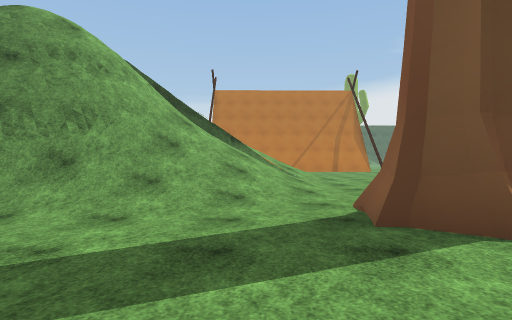
view 1 (above)

24 first-person views from a walk through a 3-D level made in the Unity game engine. The camera is 1.3 m above the floor, looks level and sees 75° across. The floor is counted in squares, 2 m on a side. Each view is taken from the middle of a square. On the plan, view 1 faces up. The plan holds only what a view shows up to about 10 squares ahead; the rest is blank. The place goes on beyond the plan. The player is left out. Some surface patterns are stand-ins.

view 2
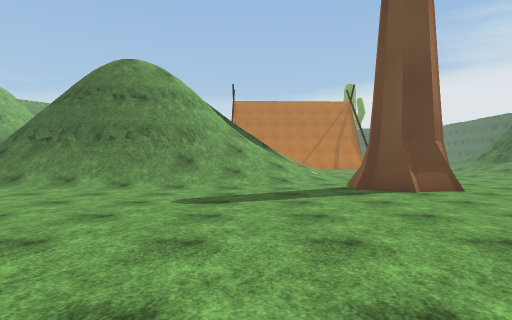

view 3
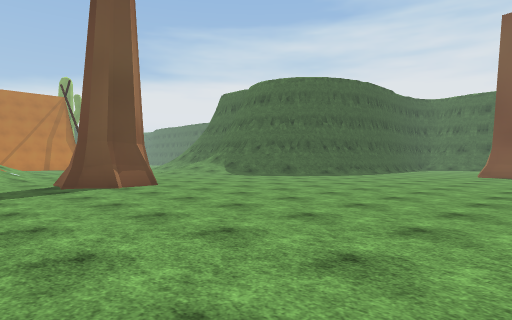

view 4
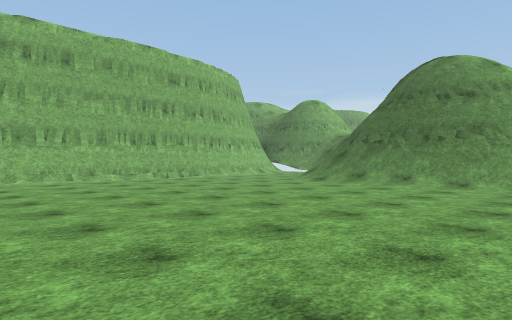

view 5
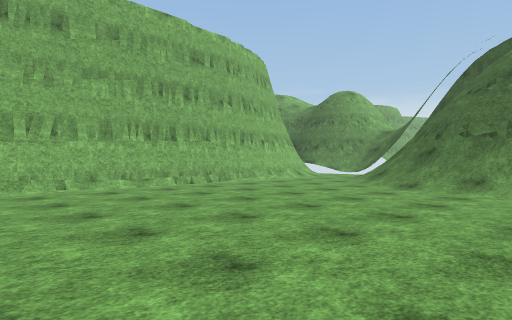

view 6
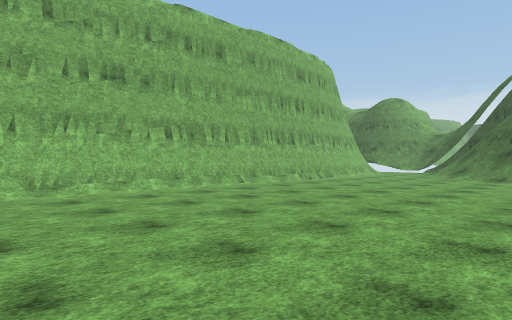

view 7
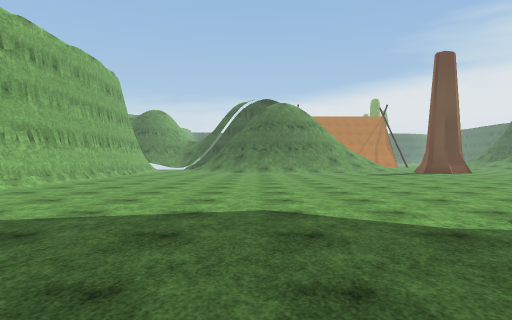

view 8
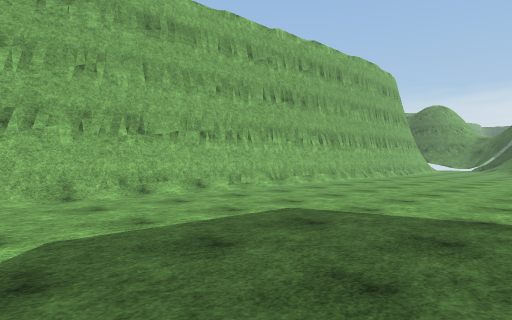

view 9
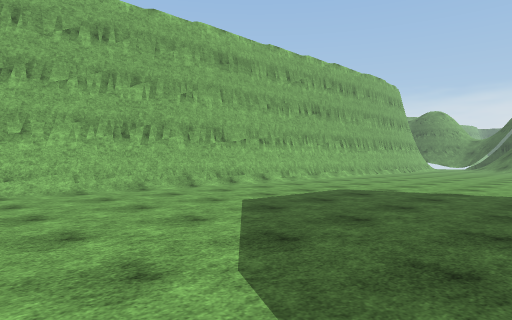

view 10
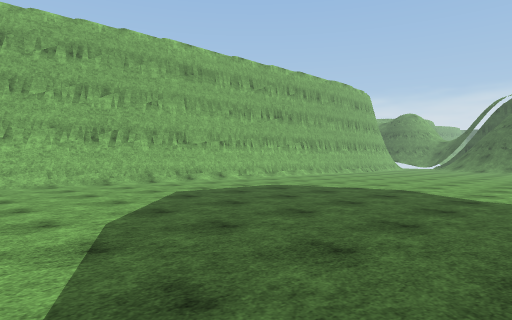

view 11
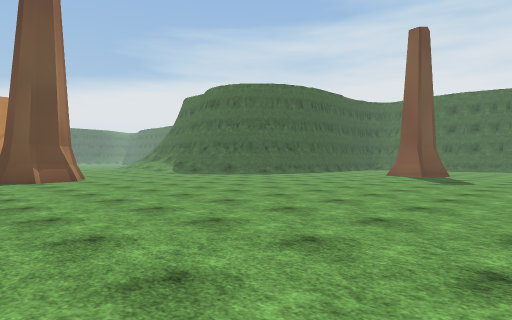

view 12
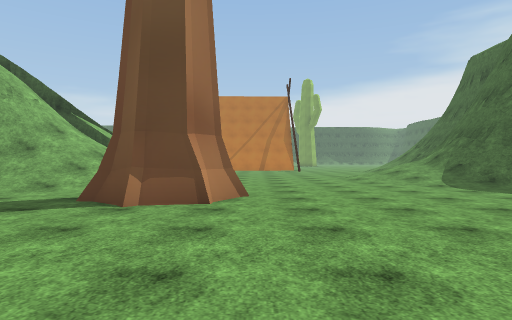

view 13
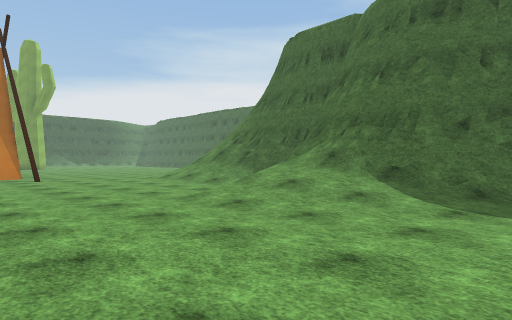

view 14
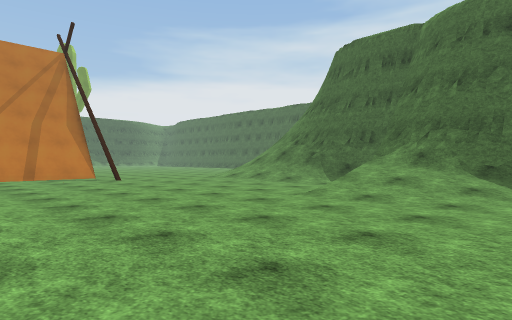

view 15
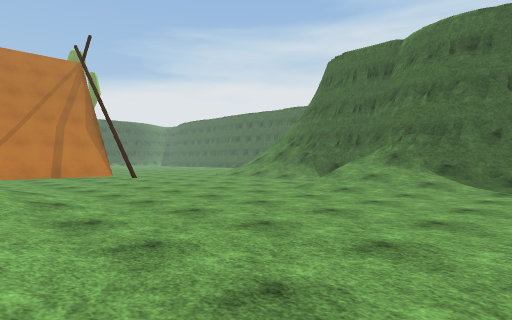

view 16
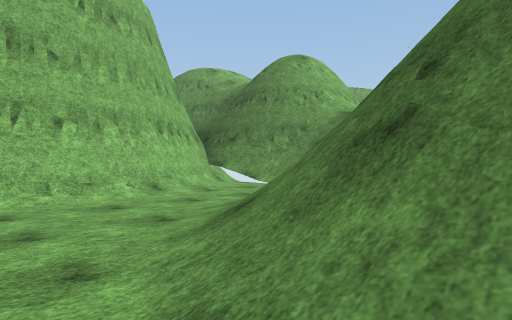

view 17
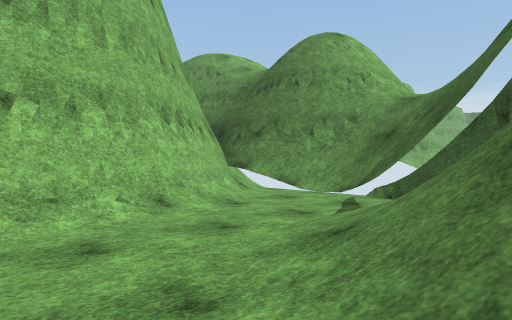

view 18
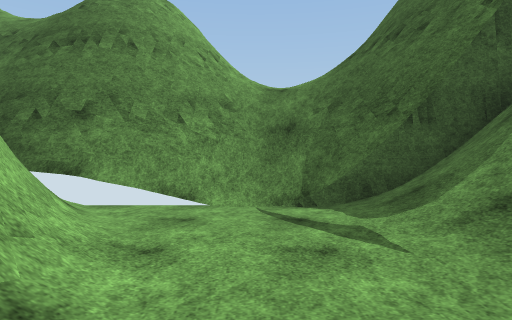

view 19
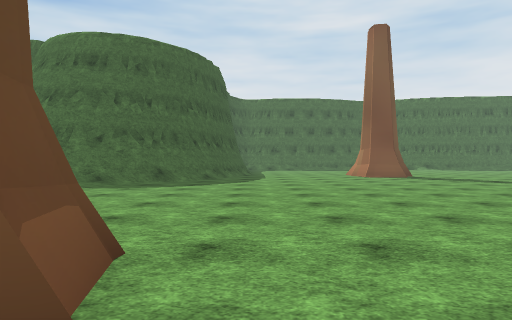

view 20
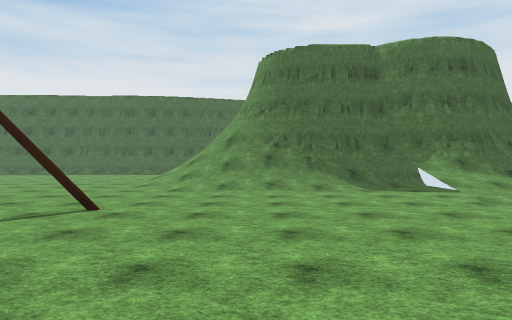

view 21
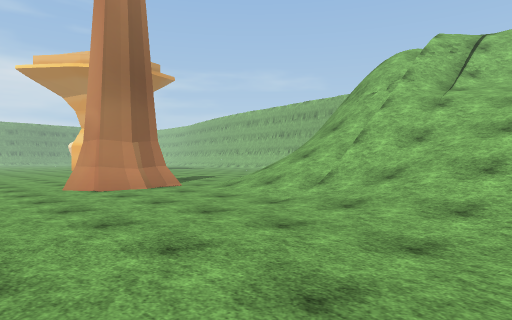

view 22
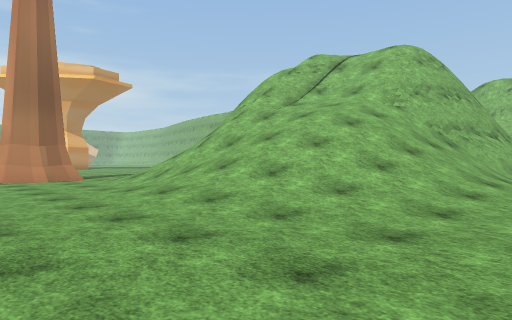

view 23
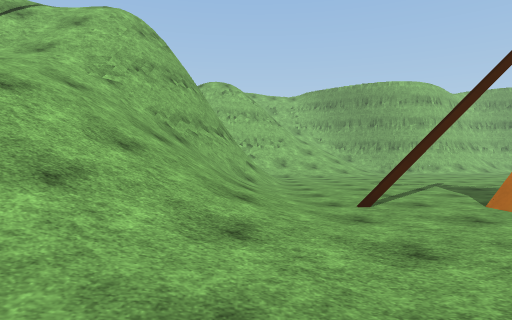

view 24
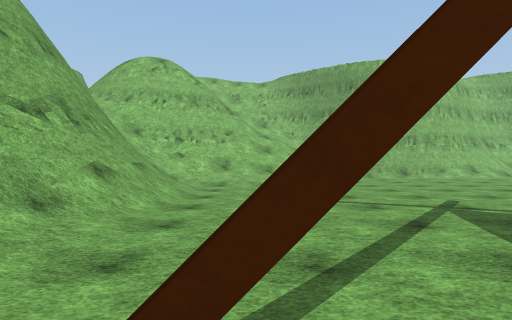

### Floor plan
Key: @ floor where view 1 was taken; # wall or solid block; . main floor; : floor 6.5 m higher than the main floor; + floor 7.5 m higher than the main floor; * floor 8.5 m higher than the main floor; % floor 10 m higher than the main floor; / step, stairs or slope; = window, fence, low wall or low ledge; v drop or lower ground; O other object.
Columns run from 17 left of view 1 to 11 right of it. Each row starts with its distance up from view 1.
 24      ..
 23      ...
 22      ......
 21      .......               ..
 20      /.......            ....
 19        .......#         .....
 18          ........      ......
 17      //.......#...  ...#..../
 16      #/....................//
 15      #////=////////........//
 14      #/ #####///////.......//
 13    /##/  vvv#=//////.......//
 12 ////#/ =  /v=///////.......//
 11 //vv#//#v //////////.......//
 10 vvv##/###  /////////.....////
  9   #=//#/    #=//////.....// .
  8  v##..//    *+/////......//##
  7   v#/.// #v +:#////......//=#
  6   %##..//##vvv#////.......//#
  5    v#..///####////./O.......#
  4    v#.../////////..OO........
  3     #....../.......OO........
  2     #........................
  1     #........................
  0    %#............@...........
 -1    v#........................
 -2    v#........................
 -3    v#........................
 -4    v#........................
 -5    v#........................
 -6    v#........... ............
 -7    v#........... ...........
 -8     #..........  .....
 -9     #.........
-10   %##.........
-11   %##........
-12   v#/.........
-13   v#/.........
-14   v#/.........
-15   v#/.........
-16        .......

Positions as (right, up) in squares from view 1, and headings:
1: (0, 0), facing up
2: (-1, -4), facing up
3: (-1, -5), facing up-right
4: (-2, -5), facing up-left
5: (-5, -4), facing up-left
6: (-6, -8), facing up-left
7: (-7, -13), facing up
8: (-7, -13), facing up-left
9: (-6, -16), facing up-left
10: (-4, -16), facing up-left
11: (0, -8), facing up-right
12: (4, -2), facing up
13: (4, 5), facing up-right
14: (2, 6), facing up-right
15: (1, 5), facing up-right
16: (-7, 3), facing up-left
17: (-9, 4), facing up-left
18: (-12, 5), facing up
19: (1, 2), facing right
20: (1, 14), facing right
21: (6, 12), facing down-left
22: (5, 16), facing down-left
23: (2, 15), facing left
24: (-2, 17), facing left
